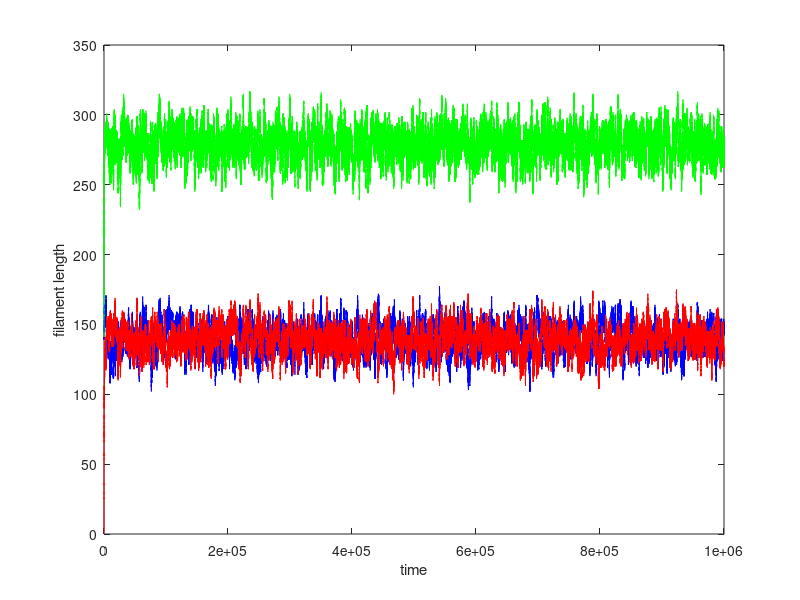

MATLAB code for this plot: (Note: this script raises an error after producing the figure.)
%Lishibanya Mohapatra, Brandeis University.

%This code is trying to understand flagella size control in a unicellular 
%organism called Chlamydomonas. Chlamy has two flagella, and if you sever 
%one of the flagella, the other one shrinks until the flagella lengths are 
%equal and then both the flagella grow to a different steady state. We aim
%to make sense of this experimental result by constructing aminimal model
%based on experimental results

%First there has to be a coupling of lengths, hence we consider the effect 
%of having a common pool of building blocks. Next, we need some
%length-sensing mechanism which probably comes from IFT.

%The minimal model constructed consists of limiting monomer pool with IFT 
%mechanism. First we construct individual length trajectories using Doob-Gillespie
%algorithm, then compute the autocorrelations for L1-L2 and L1+L2, and 
%finally compare it with the expected theoretical result.

clear all;
close all;

Ntot=500;
Nift1 = 5;
Nift2 = 5;
v = 2.5;
alpha = 0.01;
r1=((Nift1*v*alpha)/2);
r2=((Nift2*v*alpha)/2);
gamma=0.1;
p1 = zeros(1,Ntot);
p2 = zeros(1,Ntot);
ptot = zeros(1,Ntot);
MaxT=1000000;
t1=1000000;
Lstar=r1*Ntot/(2*r1+gamma);

for j=1:1
    j;
    
    m1=zeros(1,MaxT);
    m1(1)=140;
    m2=zeros(1,MaxT);
    m2(1)=1;
    mtot=zeros(1,MaxT);
    mtot(1)=m1(1)+m2(1);
    monomers=Ntot;
    T=zeros(1,MaxT);
    T(1)=0;
    
    for i=1:MaxT
        
        k1=r1*(monomers-mtot(1))/m1(i);
        k3=r2*(monomers-mtot(1))/m2(i);
               
        if (m1(i)<=1)
            k2=0;
        else
            k2=gamma;
        end
        
        if (m2(i)<=1)
            k4=0;
        else
            k4=gamma;
        end
        
        
        
        k0=k1+k2+k3+k4;
        
        % Determine time spent
        
        CoinFlip1=rand;
        tau(i)=(1/k0)*log(1/CoinFlip1);
        T(i+1)= T(i)+tau(i);
        % Determine reaction
        
        CoinFlip=rand;
        if CoinFlip<=k1/k0
            m1(i+1)=m1(i)+1;
            m2(i+1)=m2(i);
            monomers=monomers-1;
        else
            if (CoinFlip>=k1/k0) && (CoinFlip<=(k1+k2)/k0)
                m1(i+1)=m1(i)-1;
                m2(i+1)=m2(i);
                monomers=monomers+1;
            else
                if (CoinFlip>=(k1+k2)/k0) && (CoinFlip<=(k1+k2+k3)/k0)
                    m1(i+1)=m1(i);
                    m2(i+1)=m2(i)+1;
                    monomers=monomers-1;
                else
                    m1(i+1)=m1(i);
                    m2(i+1)=m2(i)-1;
                    monomers=monomers+1;
                end
            end
        end
        
        mtot(i+1)=m1(i+1)+m2(i+1);
        
        if T(i+1)>=t1
            break;
        end
    end
        
    p1(m1(i+1))= p1(m1(i+1))+1;
    p2(m2(i+1))= p2(m2(i+1))+1;
    ptot(mtot(i+1))= ptot(mtot(i+1))+1;
    
    
end

p1 = p1/sum(p1);
p2 = p2/sum(p2);
ptot = ptot/sum(ptot);
x = 1:1:Ntot;

Avg= sum(x.*p1);
variance= sum((x.^2).*p1)-(sum(x.*p1))^2;


% Plot the trajectories
figure;
plot(T(1:i),m1(1:i),'b')
hold on
plot(T(1:i),m2(1:i),'r')
plot(T(1:i),mtot(1:i),'g')
hold off
xlabel('time')
ylabel('filament length')
legend('L1','L2','L1+L2','location', 'SE');

%Plot the segmented trajectories
figure;
t1=T(10000:i);
sig1=m1(10000:i)-m2(10000:i);
sig0=(m1(10000:i)+m2(10000:i))- 2*Lstar;
plot(t1,sig1,'b.',t1,sig0,'r.')
title('Input signals');
xlabel('time');
ylabel('filament difference and sum lengths');
legend('L1-L2','L1+L2-2Lss','location', 'SE');

%plot the interpolated difference trajectories
xq=t1(1):1:t1(end);
sig=interp1(t1,sig1,xq);
sig2=interp1(t1,sig0,xq);
figure;
plot(t1,sig1,'o',xq,sig,':.');
title('Input signals');
xlabel('time');
ylabel('filament difference length');
legend('signal','Interpolated','location', 'SE');

%plot the interpolated sum trajectories
figure;
plot(t1,sig0,'o',xq,sig2,':.');
title('Input signals');
xlabel('time');
ylabel('filament sum length');
legend('signal','Interpolated','location', 'SE');

lagS=size(xq,2)-1;
lagS2=size(xq,2)-1;


%plot autocorrelation for difference
figure;
autocorr(sig,lagS);
[h,lag]=autocorr(sig,lagS);
j1=(r1/Lstar)*(Ntot/Lstar-2);
k1=(exp(-j1.*lag))/j1;
eta1= 1/k1(1);
k1=(exp(-j1.*lag))*eta1/j1;

%compare computed autocorrelation with theory, using fit 1
figure
plot(lag,h,'b');
hold on;
plot(lag,k1,'g');
hold off;
title('auto-correlation l1-l2');
xlabel('time');
ylabel('autocorr');
xlim([0,2000]);
legend('auto(computed)','auto(theory)','location', 'NE')


Eqn = @(a,x)(a/j1)*exp(-j1*x);
startPoints = 1;
[f1,gof,output] = fit(lag',h',Eqn,'Start', startPoints);
%compare computed autocorrelation with theory, using fit 2
figure;
plot(f1,lag',h','predfunc');
xlabel('time');
ylabel('Autocorrelation');
title('Fit with Theorectical function a*exp(-b*x)');
xlim([0,2000]);
eta3=coeffvalues(f1);

% semi-log plot to check decay
figure;
semilogy(lag(1:1000),h(1:1000),lag(1:1000),k1(1:1000))
title('log auto-correlation l1-l2');
xlabel('lag');
ylabel('log autocorr');
legend('auto(computed)','auto(theory)','location', 'SW')


%plot autocorrelation for sum
figure;
autocorr(sig2,lagS2);
[h2,lag2]=autocorr(sig2,lagS2);
j2=(r1*Ntot)/(Lstar^2);

%compare computed autocorrelation with theory, using fit 1
figure;
k2=exp(-j2.*lag2)/j2;
eta2= 1/k2(1);
k2=exp(-j2.*lag2)*eta2/j2;
plot(lag2,h2,'b');
hold on;
plot(lag2,k2,'g');
hold off;
title('auto-correlation l1+l2');
xlabel('time');
ylabel('autocorr');
xlim([0,2000]);


Eqn = @(a,x)(a/j2)*exp(-j2*x);
startPoints = 1;
[f1,gof,output] = fit(lag2',h2',Eqn,'Start', startPoints);
%compare computed autocorrelation with theory, using fit 2
figure;
plot(f1,lag2',h2','predfunc');
xlabel('time');
ylabel('Autocorrelation');
title('Fit with Theorectical function a*exp(-b*x)');
xlim([0,2000]);
eta4=coeffvalues(f1);

% semi-log plot to check decay
figure;
semilogy(lag2(1:2000),h2(1:2000),lag2(1:2000),k2(1:2000))
title('log auto-correlation l1+l2');
xlabel('lag');
ylabel('log autocorr');
xlim([0,1000]);

% eta1, eta3 values are noise values for difference
% eta2, eta4 values are noise values for sum
